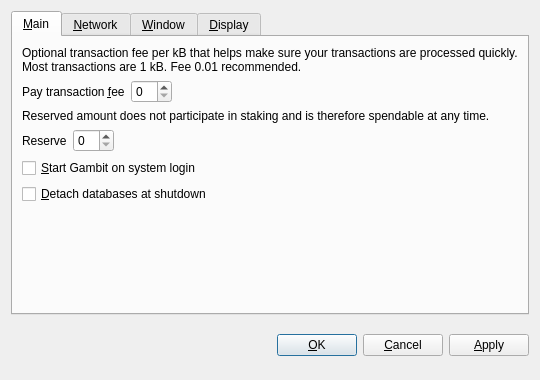
<?xml version="1.0" encoding="UTF-8"?>
<ui version="4.0">
 <class>OptionsDialog</class>
 <widget class="QDialog" name="OptionsDialog">
  <property name="geometry">
   <rect>
    <x>0</x>
    <y>0</y>
    <width>540</width>
    <height>380</height>
   </rect>
  </property>
  <property name="windowTitle">
   <string>Options</string>
  </property>
  <property name="modal">
   <bool>true</bool>
  </property>
  <layout class="QVBoxLayout" name="verticalLayout">
   <item>
    <widget class="QTabWidget" name="tabWidget">
     <property name="tabPosition">
      <enum>QTabWidget::North</enum>
     </property>
     <property name="currentIndex">
      <number>0</number>
     </property>
     <widget class="QWidget" name="tabMain">
      <attribute name="title">
       <string>&amp;Main</string>
      </attribute>
      <layout class="QVBoxLayout" name="verticalLayout_Main">
       <item>
        <widget class="QLabel" name="transactionFeeInfoLabel">
         <property name="text">
          <string>Optional transaction fee per kB that helps make sure your transactions are processed quickly. Most transactions are 1 kB. Fee 0.01 recommended.</string>
         </property>
         <property name="textFormat">
          <enum>Qt::PlainText</enum>
         </property>
         <property name="wordWrap">
          <bool>true</bool>
         </property>
        </widget>
       </item>
       <item>
        <layout class="QHBoxLayout" name="horizontalLayoutFee">
         <item>
          <widget class="QLabel" name="transactionFeeLabel">
           <property name="text">
            <string>Pay transaction &amp;fee</string>
           </property>
           <property name="textFormat">
            <enum>Qt::PlainText</enum>
           </property>
           <property name="buddy">
            <cstring>transactionFee</cstring>
           </property>
          </widget>
         </item>
         <item>
          <widget class="BitcoinAmountField" name="transactionFee"/>
         </item>
         <item>
          <spacer name="horizontalSpacerFee">
           <property name="orientation">
            <enum>Qt::Horizontal</enum>
           </property>
           <property name="sizeHint" stdset="0">
            <size>
             <width>40</width>
             <height>20</height>
            </size>
           </property>
          </spacer>
         </item>
        </layout>
       </item>
       <item>
        <widget class="QLabel" name="reserveBalanceInfoLabel">
         <property name="text">
          <string>Reserved amount does not participate in staking and is therefore spendable at any time.</string>
         </property>
         <property name="textFormat">
          <enum>Qt::PlainText</enum>
         </property>
         <property name="wordWrap">
          <bool>true</bool>
         </property>
        </widget>
       </item>
       <item>
        <layout class="QHBoxLayout" name="horizontalLayoutReserveBalance">
         <item>
          <widget class="QLabel" name="reserveBalanceLabel">
           <property name="text">
            <string>Reserve</string>
           </property>
           <property name="textFormat">
            <enum>Qt::PlainText</enum>
           </property>
           <property name="buddy">
            <cstring>reserveBalance</cstring>
           </property>
          </widget>
         </item>
         <item>
          <widget class="BitcoinAmountField" name="reserveBalance"/>
         </item>
         <item>
          <spacer name="horizontalSpacerReserveBalance">
           <property name="orientation">
            <enum>Qt::Horizontal</enum>
           </property>
           <property name="sizeHint" stdset="0">
            <size>
             <width>40</width>
             <height>20</height>
            </size>
           </property>
          </spacer>
         </item>
        </layout>
       </item>
       <item>
        <widget class="QCheckBox" name="bitcoinAtStartup">
         <property name="toolTip">
          <string>Automatically start Gambit after logging in to the system.</string>
         </property>
         <property name="text">
          <string>&amp;Start Gambit on system login</string>
         </property>
        </widget>
       </item>
       <item>
        <widget class="QCheckBox" name="detachDatabases">
         <property name="toolTip">
          <string>Detach block and address databases at shutdown. This means they can be moved to another data directory, but it slows down shutdown. The wallet is always detached.</string>
         </property>
         <property name="text">
          <string>&amp;Detach databases at shutdown</string>
         </property>
        </widget>
       </item>
       <item>
        <spacer name="verticalSpacer_Main">
         <property name="orientation">
          <enum>Qt::Vertical</enum>
         </property>
         <property name="sizeHint" stdset="0">
          <size>
           <width>20</width>
           <height>40</height>
          </size>
         </property>
        </spacer>
       </item>
      </layout>
     </widget>
     <widget class="QWidget" name="tabNetwork">
      <attribute name="title">
       <string>&amp;Network</string>
      </attribute>
      <layout class="QVBoxLayout" name="verticalLayout_Network">
       <item>
        <widget class="QCheckBox" name="mapPortUpnp">
         <property name="toolTip">
          <string>Automatically open the Gambit client port on the router. This only works when your router supports UPnP and it is enabled.</string>
         </property>
         <property name="text">
          <string>Map port using &amp;UPnP</string>
         </property>
        </widget>
       </item>
       <item>
        <widget class="QCheckBox" name="connectSocks">
         <property name="toolTip">
          <string>Connect to the Gambit network through a SOCKS proxy (e.g. when connecting through Tor).</string>
         </property>
         <property name="text">
          <string>&amp;Connect through SOCKS proxy:</string>
         </property>
        </widget>
       </item>
       <item>
        <layout class="QHBoxLayout" name="horizontalLayout_Network">
         <item>
          <widget class="QLabel" name="proxyIpLabel">
           <property name="text">
            <string>Proxy &amp;IP:</string>
           </property>
           <property name="textFormat">
            <enum>Qt::PlainText</enum>
           </property>
           <property name="buddy">
            <cstring>proxyIp</cstring>
           </property>
          </widget>
         </item>
         <item>
          <widget class="QValidatedLineEdit" name="proxyIp">
           <property name="maximumSize">
            <size>
             <width>140</width>
             <height>16777215</height>
            </size>
           </property>
           <property name="toolTip">
            <string>IP address of the proxy (e.g. 127.0.0.1)</string>
           </property>
          </widget>
         </item>
         <item>
          <widget class="QLabel" name="proxyPortLabel">
           <property name="text">
            <string>&amp;Port:</string>
           </property>
           <property name="textFormat">
            <enum>Qt::PlainText</enum>
           </property>
           <property name="buddy">
            <cstring>proxyPort</cstring>
           </property>
          </widget>
         </item>
         <item>
          <widget class="QLineEdit" name="proxyPort">
           <property name="maximumSize">
            <size>
             <width>55</width>
             <height>16777215</height>
            </size>
           </property>
           <property name="toolTip">
            <string>Port of the proxy (e.g. 9050)</string>
           </property>
          </widget>
         </item>
         <item>
          <widget class="QLabel" name="socksVersionLabel">
           <property name="text">
            <string>SOCKS &amp;Version:</string>
           </property>
           <property name="textFormat">
            <enum>Qt::PlainText</enum>
           </property>
           <property name="buddy">
            <cstring>socksVersion</cstring>
           </property>
          </widget>
         </item>
         <item>
          <widget class="QValueComboBox" name="socksVersion">
           <property name="toolTip">
            <string>SOCKS version of the proxy (e.g. 5)</string>
           </property>
          </widget>
         </item>
         <item>
          <spacer name="horizontalSpacer_Network">
           <property name="orientation">
            <enum>Qt::Horizontal</enum>
           </property>
           <property name="sizeHint" stdset="0">
            <size>
             <width>40</width>
             <height>20</height>
            </size>
           </property>
          </spacer>
         </item>
        </layout>
       </item>
       <item>
        <spacer name="verticalSpacer_Network">
         <property name="orientation">
          <enum>Qt::Vertical</enum>
         </property>
         <property name="sizeHint" stdset="0">
          <size>
           <width>20</width>
           <height>40</height>
          </size>
         </property>
        </spacer>
       </item>
      </layout>
     </widget>
     <widget class="QWidget" name="tabWindow">
      <attribute name="title">
       <string>&amp;Window</string>
      </attribute>
      <layout class="QVBoxLayout" name="verticalLayout_Window">
       <item>
        <widget class="QCheckBox" name="minimizeToTray">
         <property name="toolTip">
          <string>Show only a tray icon after minimizing the window.</string>
         </property>
         <property name="text">
          <string>&amp;Minimize to the tray instead of the taskbar</string>
         </property>
        </widget>
       </item>
       <item>
        <widget class="QCheckBox" name="minimizeOnClose">
         <property name="toolTip">
          <string>Minimize instead of exit the application when the window is closed. When this option is enabled, the application will be closed only after selecting Quit in the menu.</string>
         </property>
         <property name="text">
          <string>M&amp;inimize on close</string>
         </property>
        </widget>
       </item>
       <item>
        <spacer name="verticalSpacer_Window">
         <property name="orientation">
          <enum>Qt::Vertical</enum>
         </property>
         <property name="sizeHint" stdset="0">
          <size>
           <width>20</width>
           <height>40</height>
          </size>
         </property>
        </spacer>
       </item>
      </layout>
     </widget>
     <widget class="QWidget" name="tabDisplay">
      <attribute name="title">
       <string>&amp;Display</string>
      </attribute>
      <layout class="QVBoxLayout" name="verticalLayout_Display">
       <item>
        <layout class="QHBoxLayout" name="horizontalLayout_1_Display">
         <item>
          <widget class="QLabel" name="langLabel">
           <property name="text">
            <string>User Interface &amp;language:</string>
           </property>
           <property name="textFormat">
            <enum>Qt::PlainText</enum>
           </property>
           <property name="buddy">
            <cstring>lang</cstring>
           </property>
          </widget>
         </item>
         <item>
          <widget class="QValueComboBox" name="lang">
           <property name="toolTip">
            <string>The user interface language can be set here. This setting will take effect after restarting Gambit.</string>
           </property>
          </widget>
         </item>
        </layout>
       </item>
       <item>
        <layout class="QHBoxLayout" name="horizontalLayout_2_Display">
         <item>
          <widget class="QLabel" name="unitLabel">
           <property name="text">
            <string>&amp;Unit to show amounts in:</string>
           </property>
           <property name="textFormat">
            <enum>Qt::PlainText</enum>
           </property>
           <property name="buddy">
            <cstring>unit</cstring>
           </property>
          </widget>
         </item>
         <item>
          <widget class="QValueComboBox" name="unit">
           <property name="toolTip">
            <string>Choose the default subdivision unit to show in the interface and when sending coins.</string>
           </property>
          </widget>
         </item>
        </layout>
       </item>
       <item>
        <widget class="QCheckBox" name="coinControlFeatures">
         <property name="toolTip">
          <string>Whether to show coin control features or not.</string>
         </property>
         <property name="text">
          <string>Display coin &amp;control features (experts only!)</string>
         </property>
        </widget>
       </item>
       <item>
        <spacer name="verticalSpacer_Display">
         <property name="orientation">
          <enum>Qt::Vertical</enum>
         </property>
         <property name="sizeHint" stdset="0">
          <size>
           <width>20</width>
           <height>40</height>
          </size>
         </property>
        </spacer>
       </item>
      </layout>
     </widget>
    </widget>
   </item>
   <item>
    <layout class="QHBoxLayout" name="horizontalLayout_Buttons">
     <item>
      <spacer name="horizontalSpacer_1">
       <property name="orientation">
        <enum>Qt::Horizontal</enum>
       </property>
       <property name="sizeHint" stdset="0">
        <size>
         <width>40</width>
         <height>48</height>
        </size>
       </property>
      </spacer>
     </item>
     <item>
      <widget class="QLabel" name="statusLabel">
       <property name="font">
        <font>
         <weight>75</weight>
         <bold>true</bold>
        </font>
       </property>
       <property name="text">
        <string/>
       </property>
       <property name="textFormat">
        <enum>Qt::PlainText</enum>
       </property>
       <property name="wordWrap">
        <bool>true</bool>
       </property>
      </widget>
     </item>
     <item>
      <spacer name="horizontalSpacer_2">
       <property name="orientation">
        <enum>Qt::Horizontal</enum>
       </property>
       <property name="sizeHint" stdset="0">
        <size>
         <width>40</width>
         <height>48</height>
        </size>
       </property>
      </spacer>
     </item>
     <item>
      <widget class="QPushButton" name="okButton">
       <property name="text">
        <string>&amp;OK</string>
       </property>
      </widget>
     </item>
     <item>
      <widget class="QPushButton" name="cancelButton">
       <property name="text">
        <string>&amp;Cancel</string>
       </property>
       <property name="autoDefault">
        <bool>false</bool>
       </property>
      </widget>
     </item>
     <item>
      <widget class="QPushButton" name="applyButton">
       <property name="text">
        <string>&amp;Apply</string>
       </property>
       <property name="autoDefault">
        <bool>false</bool>
       </property>
      </widget>
     </item>
    </layout>
   </item>
  </layout>
 </widget>
 <customwidgets>
  <customwidget>
   <class>BitcoinAmountField</class>
   <extends>QSpinBox</extends>
   <header>bitcoinamountfield.h</header>
  </customwidget>
  <customwidget>
   <class>QValueComboBox</class>
   <extends>QComboBox</extends>
   <header>qvaluecombobox.h</header>
  </customwidget>
  <customwidget>
   <class>QValidatedLineEdit</class>
   <extends>QLineEdit</extends>
   <header>qvalidatedlineedit.h</header>
  </customwidget>
 </customwidgets>
 <resources/>
 <connections/>
</ui>
